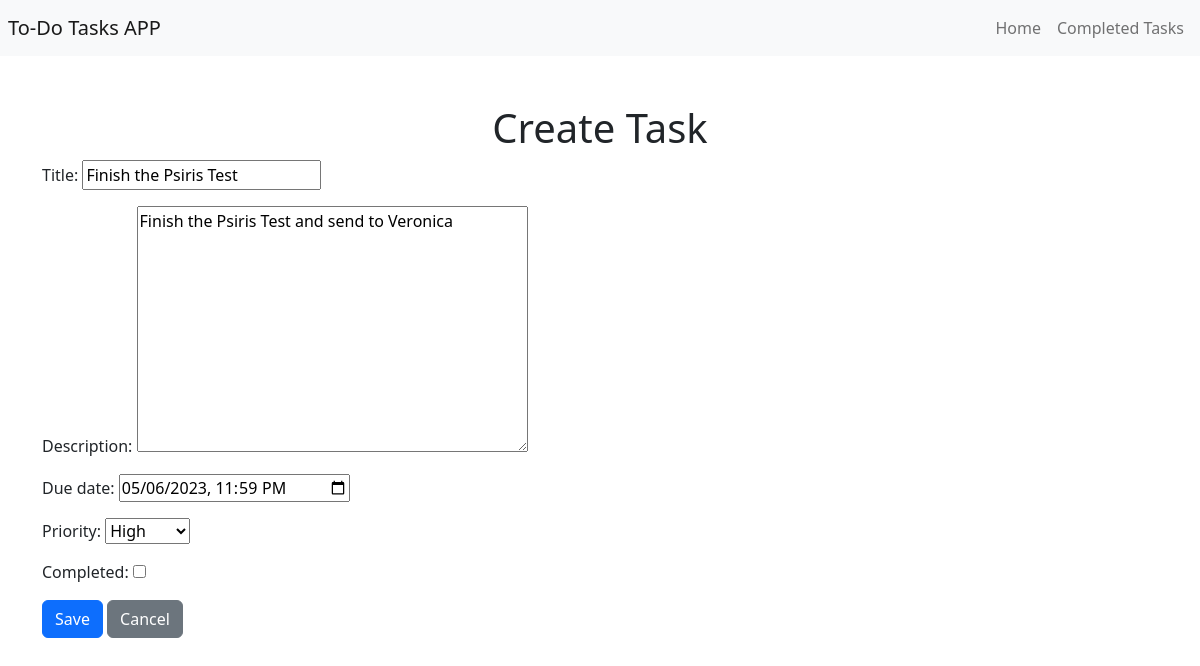
The app's page /edit/96/ with its own data.
### todo/models.py (models this page shows, shortened)
class Task(models.Model):
    HIGH = 'H'
    MEDIUM = 'M'
    LOW = 'L'
    PRIORITY_CHOICES = [
        (HIGH, 'High'),
        (MEDIUM, 'Medium'),
        (LOW, 'Low'),
    ]
    title = models.CharField(max_length=200)
    description = models.TextField()
    due_date = models.DateTimeField(default=timezone.now)
    priority = models.CharField(max_length=1, choices=PRIORITY_CHOICES, default=MEDIUM)
    completed = models.BooleanField(default=False)

### todo/views.py (the view)
# urls.py: path('edit/<int:pk>/', views.task_edit, name='task_edit'),
def task_edit(request, pk):
    task = get_object_or_404(Task, pk=pk)
    if request.method == 'POST':
        form = TaskForm(request.POST, instance=task)
        if form.is_valid():
            form.save()
            return redirect('todo:task_detail', pk=task.pk)
    else:
        form = TaskForm(instance=task)
    return render(request, 'todo/task_form.html', {'form': form})

### todo/forms.py
class TaskForm(forms.ModelForm):
    class Meta:
        model = Task
        fields = ('title', 'description', 'due_date', 'priority', 'completed')
        widgets = {
            'due_date': forms.DateTimeInput(attrs={'type': 'datetime-local'})
        }

### todo/templates/todo/task_form.html (shortened to what this page needs)
{% extends "todo/base.html" %}
{% block content %}
  <h1>{% if task.id %}Edit{% else %}Create{% endif %} Task</h1>
  <form method="post">
    {{ form.as_p }}
    <button type="submit" class="btn btn-primary">Save</button>
    <a href="{% url 'todo:task_list' %}" class="btn btn-secondary">Cancel</a>
  </form>
{% endblock %}

### todo/static/todo/styles.css (style rules this page uses)
h1 { text-align: center; }

### records on screen
Task: title "Finish the Psiris Test", description "Finish the Psiris Test and send to Veronica", due_date "05/06/2023 23:59", priority "High"
